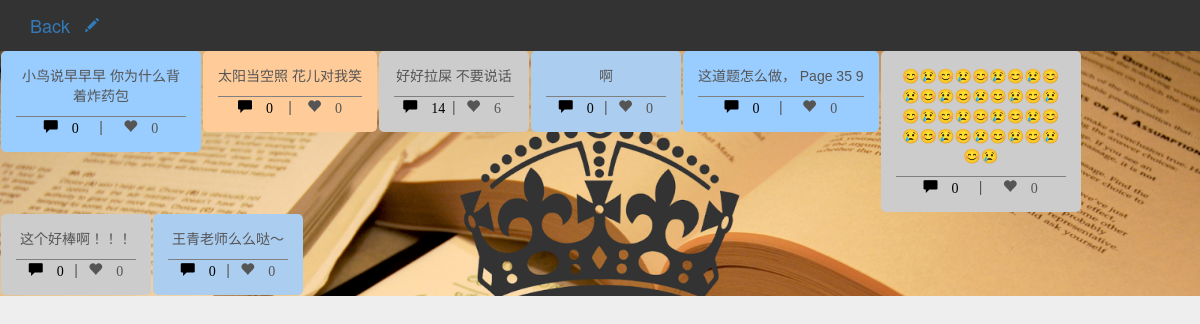
Page /talk on the committed database.
### Model.py (models this page shows, shortened)
class Post(db.Model):
	id = db.Column(db.Integer, primary_key=True)
	content = db.Column(db.Text)
	like_num = db.Column(db.Integer, default = 0)
	create_time = db.Column(db.DateTime, default=datetime.datetime.now)
	location = db.Column(db.Integer)
	comment_id = db.relationship('PostComment', backref='post')

### app.py (the view)
@app.route('/talk', methods=['GET', 'POST'])
def talk():
    if request.method == 'POST':
        if request.form['post_content'] != "":
            cont = request.form['post_content']
            locat = 0
            addTalk(cont, locat)
            return redirect(url_for('talk'))
    post = Post.query.all()
    post_id = []
    post_contents = []
    post_like = []
    comment_num = []
    for x in range(0,len(post))[::-1]:
        post_id.append(str(post[x].id))
        post_contents.append(post[x].content)
        post_like.append(post[x].like_num)
        comment_num.append(len(PostComment.query.filter_by(post_id = int(post[x].id)).all()))
    length = len(post)
    return render_template('about.html', post_id = post_id, comment_num = comment_num, post_like = post_like, post_contents = post_contents, length = length)

### app.py (called while the page is built)
@app.before_request
def before_request():
   g.user = current_user

### templates/about.html (shortened to what this page needs)
<!DOCTYPE html>
<html>
    <head>
        <link rel="stylesheet" type="text/css" href="../static/default.css">
        <link rel="stylesheet" href="../static/lib/genericons/genericons.css" type="text/css">
        <link rel="stylesheet" href="../static/base.css" type="text/css">
        <link rel="stylesheet" href="../static/assets/css/bootstrap.css" type="text/css">
        <link rel="stylesheet" href="../static/assets/css/google-plus.css" type="text/css">
        <link rel="stylesheet" href="../static/assets/css/bootstrap.min.css" type="text/css">
    </head>
    <body background="../static/images/study.jpg">
        <div id="ptr">
        </div>
        <div class="navbar navbar-fixed-top header"style="#background: url(../static/img/blur.png); background-color: #333"  >
            <div class="col-md-12">
                <div class="navbar-header" >
                    <a href="/" class="navbar-brand">Back</a>
                    <div class="write"><a href="#inputModal" data-toggle="modal"><div class="glyphicon glyphicon-pencil" aria-hidden="true"></div></a></div>
                </div>
            </div>
        </div>
        <div id="content">
            <div class="masonry">
                {% for i in range(length) %}
                <div class="box panel-body" id = "{{ i }}">
                    <div style="overflow: hidden;"><p>{{ post_contents[i] }}</p></div>
                    <div class="box-fun">
                        <a href="{{ '/comment/'+ post_id[i] }}">
                            <div class="glyphicon glyphicon-comment" aria-hidden="true">
                                <span class="num">{{ comment_num[i] }}</span>
                            </div>
                        </a>
                        <span>|</span>
                        <div class="glyphicon glyphicon-heart" id="{{ post_id[i] }}" aria-hidden="true">
                            <span class="num">{{ post_like[i] }}</span>
                        </div>
                    </div>
                </div>
                {% endfor %}
            </div>
        </div>
    </body>
</html>

### static/default.css (style rules this page uses)
* { -webkit-box-sizing: border-box; -moz-box-sizing: border-box; box-sizing: border-box; }
#content { margin-top: 50px; }
.box p { word-break:break-word; }
.box { float: left; min-width: 150px; max-width: 200px; background-color: #FFCC99; border: 0; margin: 1px; border-color: hsla(0, 0%, 0%, 0.5); text-align: center; border-radius: 5px; padding-bottom: 0; }
.num { margin: 0; border: 0; padding: 0; }
.box-fun { width: 100%; display: inline-block; border-top: 1px solid gray; text-align: center; border-bottom: 0px; padding-bottom: 0px; margin-bottom: 0px; }
.box-fun div { display: inline-block; width: 40%; margin: auto; }
.box-fun span { width: 1%; margin: 0; border: 0; padding: 0; }
.masonry { background: url(../static/images/study.png); background-size: cover; overflow: auto; }
.write { display: inline-block; float: right; margin-top: 15px; }
.box-fun a { color: black; }

### static/base.css (style rules this page uses)
html, body { height: 100%; }
body { background: #333; margin: 0; }
#ptr { position: absolute; top: 0; left: 0; width: 100%; color: gray; z-index: 10; text-align: center; height: 50px; }
#content { background: #eee; min-height: 100%; z-index: 20; -webkit-backface-visibility: hidden; -webkit-perspective: 1000; text-align: center; font-family: Helvetica, Arial, sans-serif; color: #555; box-sizing: border-box; }

### static/assets/css/google-plus.css (style rules this page uses)
body { background-color:#e0e0e0; -webkit-font-smoothing: antialiased; font: normal 14px Roboto,arial,sans-serif; }
.header { background-color:#ffffff;border-width:0; }

### rows in the picture
Post: content "小鸟说早早早 你为什么背着炸药包"
Post: content "太阳当空照 花儿对我笑"
Post: content "好好拉屎 不要说话"
Post: content "这道题怎么做， Page 35 9"
Post: content "😊😢😊😢😊😢😊😢😊😢😊😢😊😢😊😢😊😢😊😢😊😢😊😢😊😢😊😢😊😢😊😢😊😢😊😢😊😢"
Post: content "这个好棒啊！！！"
Post: content "王青老师么么哒～"

### other values in the picture
{{ comment_num[i] }} "0" "0" "14" "0" "0" "0" "0" "0"
{{ post_like[i] }} "0" "0" "6" "0" "0" "0" "0" "0"
{{ post_contents[i] }} "啊"
